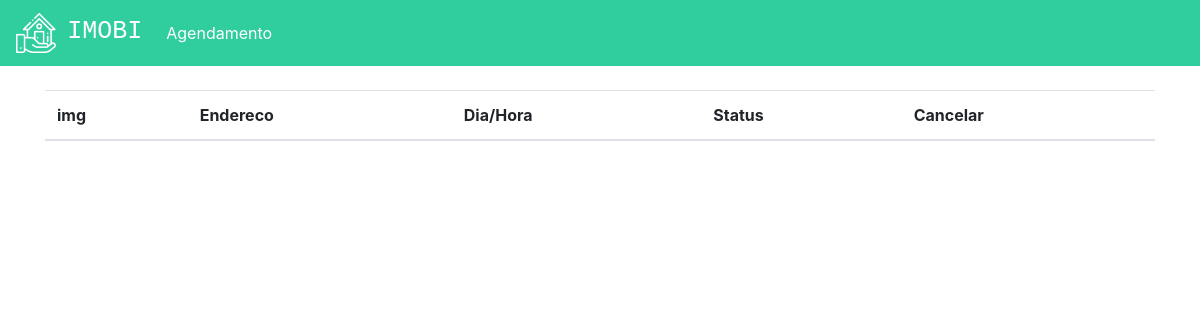
The app's page /agendamentos (signed in), older data.
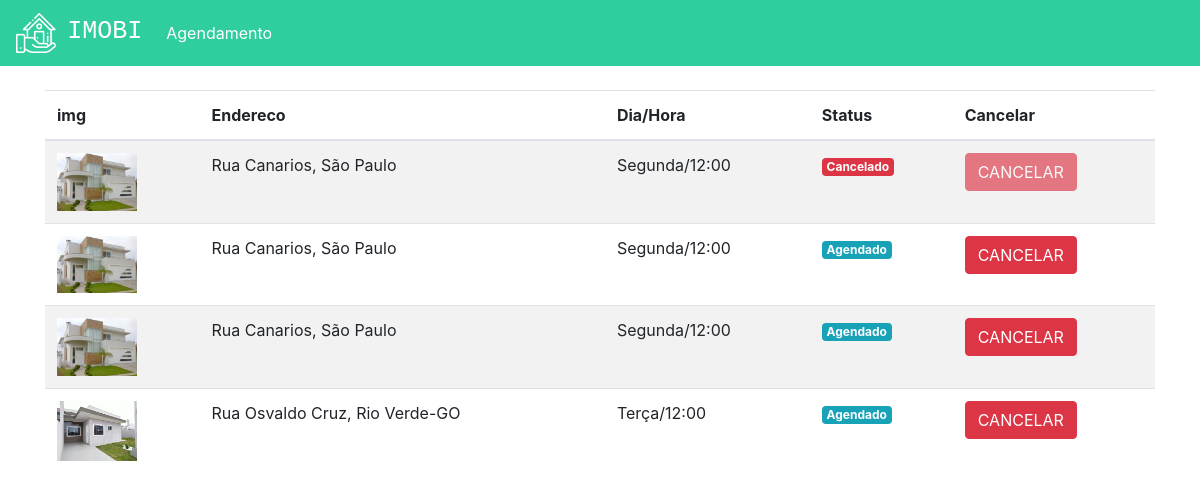
The same page, newer data.
### plataforma/models.py (models this page shows, shortened)
class Visitas(models.Model):
    choices = (('S', 'Segunda'),
                ('T', 'Terça'),
                ('Q', 'Quarta'),
                ('QI', 'Quinta'),
                ('SE', 'Sexta'),
                ('SA', 'Sabado'),
                ('D', 'Domingo'))
    choices_status = (('A', 'Agendado'),
                      ('F', 'Finalizado'),
                      ('C', 'Cancelado'))
    imovel = models.ForeignKey(Imovei, on_delete=models.DO_NOTHING)
    usuario = models.ForeignKey(User, on_delete=models.DO_NOTHING)
    dia = models.CharField(max_length=20)
    horario = models.TimeField()
    status = models.CharField(max_length=1, choices=choices_status, default="A")

class Imovei(models.Model):
    choices = (('V', 'Venda'),
               ('A', 'Aluguel'))
    choices_imovel = (('A', 'Apartamento'),
                      ('C', 'Casa'))
    imagens = models.ManyToManyField(Imagem)
    valor = models.FloatField()
    quartos = models.IntegerField()
    tamanho = models.FloatField()
    cidade = models.ForeignKey(Cidade, on_delete=models.DO_NOTHING)
    rua = models.CharField(max_length=50)
    tipo = models.CharField(max_length=1, choices=choices)
    tipo_imovel = models.CharField(max_length=1, choices=choices_imovel)
    numero = models.IntegerField()
    descricao = models.TextField()
    dias_visita = models.ManyToManyField(DiasVisita)
    horarios = models.ManyToManyField(Horario)

class Imagem(models.Model):
    img = models.ImageField(upload_to='img')
    def __str__(self) -> str:
        return self.img.url

class Cidade(models.Model):
    nome = models.CharField(max_length=30)
    def __str__(self) -> str:
        return self.nome

### plataforma/views.py (the view)
# urls.py: path('agendamentos', views.agendamentos, name='agendamentos'),
def agendamentos(request):
    visitas = Visitas.objects.filter(usuario=request.user)
    return render(request, 'agendamentos.html', {'visitas': visitas})

### plataforma/templates/agendamentos.html (shortened to what this page needs)
{% extends 'base.html' %}
{% load static %}
{% block 'head' %}
<link rel="stylesheet" href="{% static 'plataforma/css/home.css' %}">
{% endblock  %}
{% block 'body' %}
    <div class="container">
        <br>
        <table class="table table-striped">
        <thead>
            <tr>
                <th scope="col">img</th>
                <th scope="col">Endereco</th>
                <th scope="col">Dia/Hora</th>
                <th scope="col">Status</th>
                <th scope="col">Cancelar</th>
            </tr>
        </thead>
        <tbody>
            {% for visita in visitas %}
                <tr>
                    <th><img width="80" src="{{visita.imovel.imagens.all.0}}"></th>
                    <td>{{visita.imovel.rua}}, {{visita.imovel.cidade}}</td>
                    <td>{{visita.dia}}/{{visita.horario}}</td>
                    <td>
                        {% if visita.status == "A" %}
                            <span class="badge badge-info">Agendado</span>
                        {% endif %}
                        {% if visita.status == "C" %}
                            <span class="badge badge-danger">Cancelado</span>
                        {% endif %}
                    </td>
                    <td>
                        {% if visita.status == "A" %}
                            <a href="{% url 'cancelar_agendamento' visita.id %}" class="btn btn-danger">CANCELAR</a>
                        {% else %}
                            <a href="" class="btn btn-danger disabled">CANCELAR</a>
                        {% endif %}
                    </td>
                </tr>
            {% endfor %}
        </tbody>
    </table>
    </div>
{% endblock  %}

### templates/base.html (shortened to what this page needs)
{% load static %}
<!doctype html>
<html lang="pt-BR">
  <head>
    {% block 'head' %}{% endblock  %}
    <link rel="stylesheet" href="https://cdn.jsdelivr.net/npm/bootstrap@4.6.1/dist/css/bootstrap.min.css">
  </head>
  <body>
    {% if user.is_authenticated %}
      <nav class="navbar navbar-expand-lg navbar-dark bg_navbar">
        <a class="navbar-brand" href="{% url 'home' %}">
					<img width="40" src="{% static 'autenticacao/img/logo.png' %}">
							&nbsp<h3 class="font_logo">IMOBI</h3></a>
        <div class="collapse navbar-collapse" id="navbarNav">
          <ul class="navbar-nav">
            <li class="nav-item active">
              <a class="nav-link" href="{% url 'agendamentos' %}">Agendamento</a>
            </li>
          </ul>
        </div>
      </nav>
    {% endif %}
    {% block 'body' %}{% endblock  %}
  </body>
</html>

### templates/static/plataforma/css/home.css (style rules this page uses)
.bg_navbar { background-color: #30CD9E; }
.font_logo { font-family: 'Courier New', Courier, monospace; font-size: 25px; display: inline; }

Row changes from the older to the newer data that the page shows:
added Visitas: imovel.imagens.all.0 (picture), imovel.rua "Rua Canarios", imovel.cidade "São Paulo", dia "Segunda", horario "12:00", status "Cancelado"
added Visitas: imovel.imagens.all.0 (picture), imovel.rua "Rua Canarios", imovel.cidade "São Paulo", dia "Segunda", horario "12:00", status "Agendado"
added Visitas: imovel.imagens.all.0 (picture), imovel.rua "Rua Canarios", imovel.cidade "São Paulo", dia "Segunda", horario "12:00", status "Agendado"
added Visitas: imovel.imagens.all.0 (picture), imovel.rua "Rua Osvaldo Cruz", imovel.cidade "Rio Verde-GO", dia "Terça", horario "12:00", status "Agendado"
